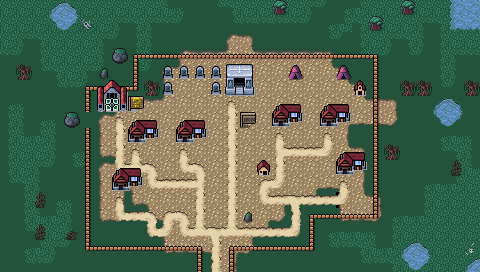

The image is a tile-based game level rendered from a .tmx file. Its description and source (layers, tilesets, objects; grid data summarised) follow:
An orthogonal 30x17 tile map with 16x16 px tiles, 4 tile layers (Background, Ground, Foreground, AboveSprites), 3 tilesets and 8 objects.

<map version="1.10" tiledversion="1.10.1" orientation="orthogonal" renderorder="right-down" width="30" height="17" tilewidth="16" tileheight="16" infinite="0" nextlayerid="6" nextobjectid="54">
 <editorsettings>
  <export target="wastetown..tmx" format="tmx" />
 </editorsettings>
 <tileset firstgid="1" source="../../../../common/maps/tileset/main.tsx" />
 <tileset firstgid="10113" source="../../../../common/maps/tileset/buildings.tsx" />
 <tileset firstgid="11905" source="../../../../common/maps/tileset/buildings-nocollide.tsx" />
 <layer id="1" name="Background" width="30" height="17">
  <data>[510 cells, 509 non-empty, 1 distinct tile ids]</data>
 </layer>
 <layer id="2" name="Ground" width="30" height="17">
  <data>[510 cells, 398 non-empty, 43 distinct tile ids]</data>
 </layer>
 <layer id="3" name="Foreground" width="30" height="17">
  <properties>
   <property name="spriteLayer" type="bool" value="true" />
  </properties>
  <data>[510 cells, 152 non-empty, 32 distinct tile ids]</data>
 </layer>
 <layer id="5" name="AboveSprites" width="30" height="17">
  <data>[510 cells, 26 non-empty, 14 distinct tile ids]</data>
 </layer>
 <objectgroup id="4" name="Objects">
  <object id="38" template="../../../../common/maps/obj/entry_up.tx" x="208" y="272" />
  <object id="41" template="../../../../common/maps/obj/shop.tx" x="129" y="146">
   <properties>
    <property name="commonShopList" value="Black1,Black2" />
   </properties>
  </object>
  <object id="42" template="../../../../common/maps/obj/shop.tx" x="177" y="145">
   <properties>
    <property name="commonShopList" value="AlphaBoosterPackShop,BetaBoosterPackShop,GammaBoosterPackShop,DeltaBoosterPackShop" />
   </properties>
  </object>
  <object id="43" template="../../../../common/maps/obj/shop.tx" x="321" y="129">
   <properties>
    <property name="commonShopList" value="ColorRandomBlack" />
   </properties>
  </object>
  <object id="47" template="../../../../common/maps/obj/inn.tx" x="230" y="98" />
  <object id="48" template="../../../../common/maps/obj/shop.tx" x="336" y="80">
   <properties>
    <property name="commonShopList" value="Swamp" />
   </properties>
  </object>
  <object id="50" template="../../../../common/maps/obj/shardtrader.tx" x="288" y="82" />
  <object id="51" template="../../../../common/maps/obj/quest.tx" x="95" y="114" width="35" height="16">
   <properties>
    <property name="questtype" value="swamp_town_generic" />
   </properties>
  </object>
 </objectgroup>
</map>
